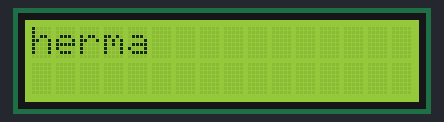
Simulated run of this sketch. Board: Arduino Uno, built with avr-gcc and run on an emulated ATmega328P. On the bench: 16×2 character LCD.

Above: at 0.1 s.
At 2.52 s:
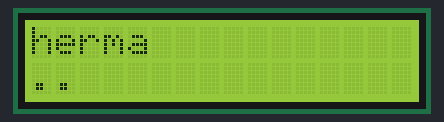
At 3.0 s:
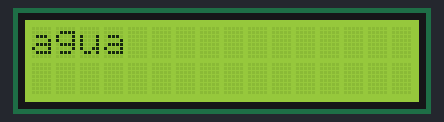
At 5.43 s:
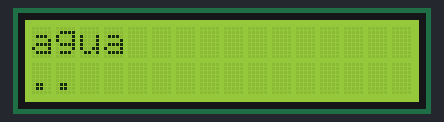
At 6.0 s:
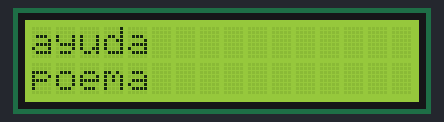
At 8.65 s:
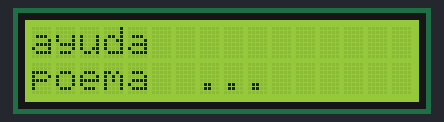

Measured:
- by itself, everything shown: repeats every 8.7 s, in 13 steps

The sketch:

lcd1.ino
```cpp
 #include <Wire.h>
#include <LiquidCrystal_I2C.h> // Using version 1.2.1

// The LCD constructor - address shown is 0x27 - may or may not be correct for yours
// Also based on YWRobot LCM1602 IIC V1
LiquidCrystal_I2C lcd(0x27, 2, 1, 0, 4, 5, 6, 7, 3, POSITIVE);

void setup()
{
  lcd.begin(16,2); // sixteen characters across - 2 lines
  lcd.backlight();
  // first character - 1st line

}


void loop()
{
  lcd.setCursor(0,0);
  lcd.print("herma");
  delay(2000);
   lcd.setCursor(0,1);
   lcd.print(".");
   delay(300);
   lcd.setCursor(1,1);
   lcd.print(".");
   delay(300);
   lcd.setCursor(2,1);
   lcd.print(".");
   delay(300);

  lcd.clear();

 lcd.setCursor(0,0);
  lcd.print("agua");
  delay(2000);
   lcd.setCursor(0,1);
   lcd.print(".");
   delay(300);
   lcd.setCursor(1,1);
   lcd.print(".");
   delay(300);
   lcd.setCursor(2,1);
   lcd.print(".");
   delay(300);

 lcd.clear();
 lcd.setCursor(0,0);
  lcd.print("ayuda");
  lcd.setCursor(0,1);
  lcd.print("poema");
  delay(2000);
   lcd.setCursor(7,1);
   lcd.print(".");
   delay(300);
   lcd.setCursor(8,1);
   lcd.print(".");
   delay(300);
   lcd.setCursor(9,1);
   lcd.print(".");
   delay(300);
    lcd.clear();
}
```
